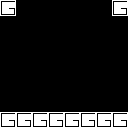

A level layout from a 2D game, rendered from its tile map. Below: a short description, then the map file with its tile-grid data intact:
An orthogonal 8x8 tile map with 16x16 px tiles, 1 tile layer (Tile Layer 1).

<map version="1.0" orientation="orthogonal" renderorder="right-up" width="8" height="8" tilewidth="16" tileheight="16" nextobjectid="1">
 <tileset firstgid="1" source="../tiles/ground.tsx" />
 <layer name="Tile Layer 1" width="8" height="8">
  <data>
   <tile gid="1" />
   <tile gid="0" />
   <tile gid="0" />
   <tile gid="0" />
   <tile gid="0" />
   <tile gid="0" />
   <tile gid="0" />
   <tile gid="1" />
   <tile gid="0" />
   <tile gid="0" />
   <tile gid="0" />
   <tile gid="0" />
   <tile gid="0" />
   <tile gid="0" />
   <tile gid="0" />
   <tile gid="0" />
   <tile gid="0" />
   <tile gid="0" />
   <tile gid="0" />
   <tile gid="0" />
   <tile gid="0" />
   <tile gid="0" />
   <tile gid="0" />
   <tile gid="0" />
   <tile gid="0" />
   <tile gid="0" />
   <tile gid="0" />
   <tile gid="0" />
   <tile gid="0" />
   <tile gid="0" />
   <tile gid="0" />
   <tile gid="0" />
   <tile gid="0" />
   <tile gid="0" />
   <tile gid="0" />
   <tile gid="0" />
   <tile gid="0" />
   <tile gid="0" />
   <tile gid="0" />
   <tile gid="0" />
   <tile gid="0" />
   <tile gid="0" />
   <tile gid="0" />
   <tile gid="0" />
   <tile gid="0" />
   <tile gid="0" />
   <tile gid="0" />
   <tile gid="0" />
   <tile gid="0" />
   <tile gid="0" />
   <tile gid="0" />
   <tile gid="0" />
   <tile gid="0" />
   <tile gid="0" />
   <tile gid="0" />
   <tile gid="0" />
   <tile gid="1" />
   <tile gid="1" />
   <tile gid="1" />
   <tile gid="1" />
   <tile gid="1" />
   <tile gid="1" />
   <tile gid="1" />
   <tile gid="1" />
  </data>
 </layer>
</map>